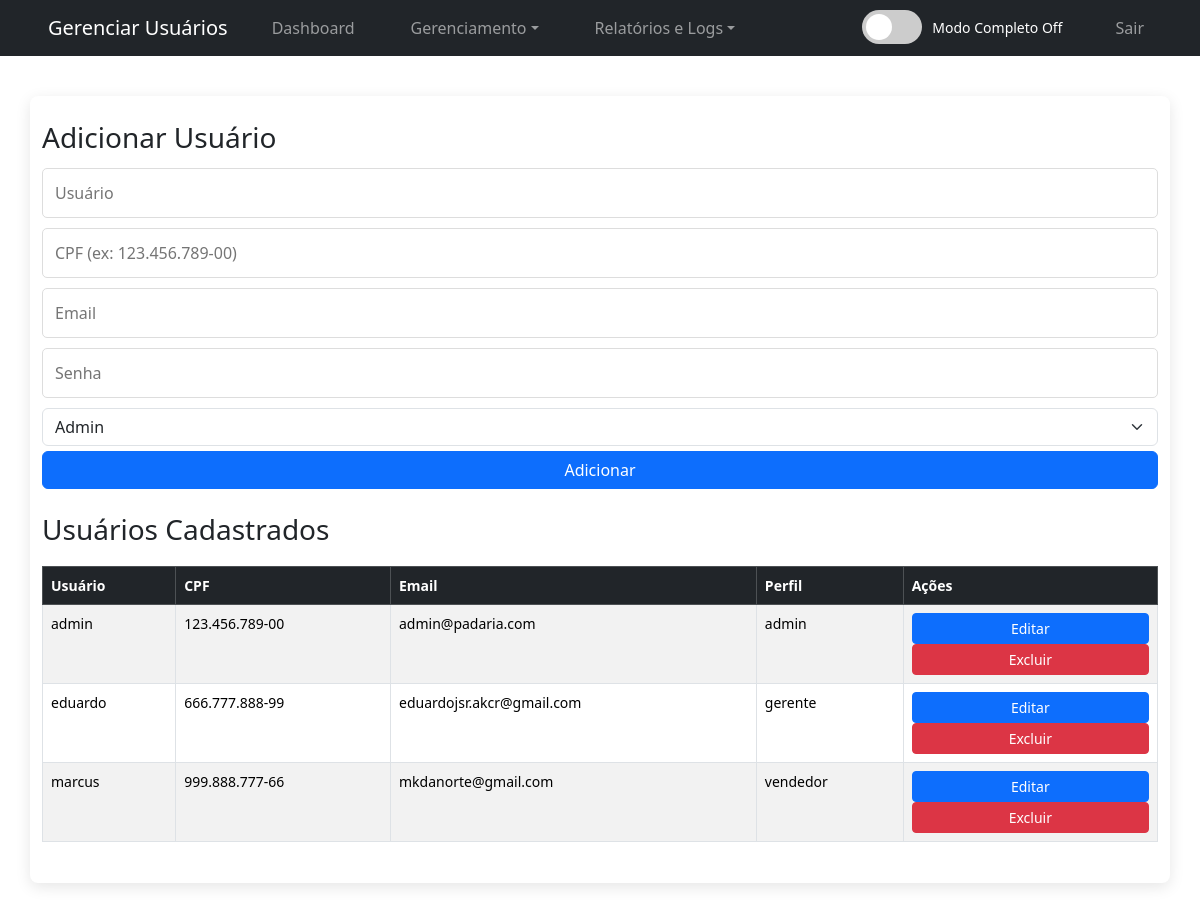
Page /gerenciar_usuarios.php (signed in) on the earlier database version.
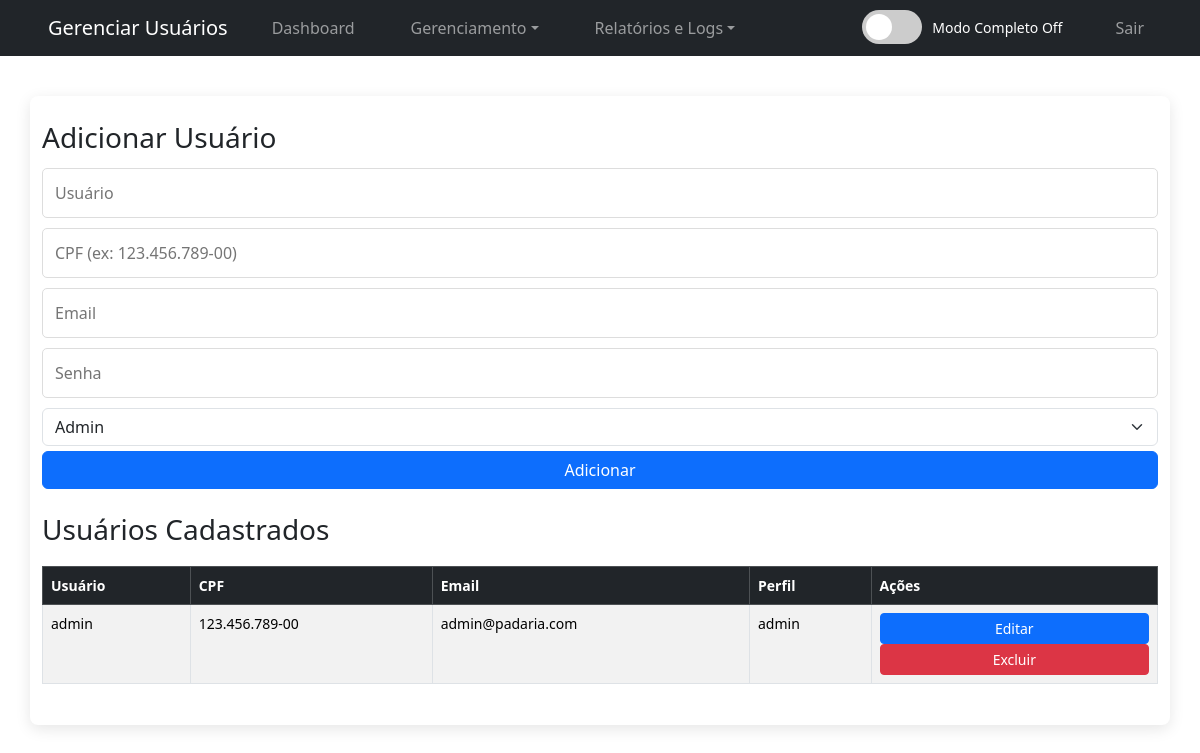
Same page on the later database version.
### tables this page shows
CREATE TABLE `usuarios` (
  `id` int(11) NOT NULL AUTO_INCREMENT,
  `usuario` varchar(50) NOT NULL,
  `cpf` varchar(14) DEFAULT NULL,
  `email` varchar(100) DEFAULT NULL,
  `perfil` enum('admin','gerente','vendedor') NOT NULL DEFAULT 'vendedor',
  `senha` varchar(255) NOT NULL,
  PRIMARY KEY (`id`),
  UNIQUE KEY `usuario` (`usuario`),
  UNIQUE KEY `cpf` (`cpf`),
  UNIQUE KEY `email` (`email`)
);

### gerenciar_usuarios.php (the view, shortened to what this page needs)
<?php
require_once 'conexao.php';
$usuarios = $conexao->query("SELECT id, usuario, cpf, email, perfil FROM usuarios")->fetch_all(MYSQLI_ASSOC);
?>
<!DOCTYPE html>
<html lang="pt-BR">
<head>
    <link rel="stylesheet" href="style.css">
    <link href="https://cdn.jsdelivr.net/npm/bootstrap@5.3.3/dist/css/bootstrap.min.css" rel="stylesheet">
</head>
<body>
    <?php include 'navbar.php'; ?>
    <div class="container container-custom">
        <h3>Adicionar Usuário</h3>
        <form action="gerenciar_usuarios.php" method="post" class="form-group-spacing">
            <input type="text" name="usuario" placeholder="Usuário" required>
            <input type="text" name="cpf" placeholder="CPF (ex: 123.456.789-00)" required oninput="formatarCPF(this)">
            <input type="email" name="email" placeholder="Email" required>
            <input type="password" name="senha" placeholder="Senha" required>
            <select name="perfil" required class="form-select">
                <option value="admin">Admin</option>
            </select>
            <button type="submit" name="adicionar" class="btn btn-primary">Adicionar</button>
        </form> <br>
        <h3>Usuários Cadastrados</h3>
        <?php if (empty($usuarios)): ?>
            <p>Nenhum usuário cadastrado.</p>
        <?php else: ?>
            <table class="table table-striped table-bordered">
                <thead class="table-dark">
                    <tr>
                        <th>Usuário</th>
                        <th>CPF</th>
                        <th>Email</th>
                        <th>Perfil</th>
                        <th>Ações</th>
                    </tr>
                </thead>
                <tbody>
                    <?php foreach ($usuarios as $usuario): ?>
                        <tr>
                            <td><?php echo htmlspecialchars($usuario['usuario']); ?></td>
                            <td><?php echo htmlspecialchars($usuario['cpf']); ?></td>
                            <td><?php echo htmlspecialchars($usuario['email']); ?></td>
                            <td><?php echo htmlspecialchars($usuario['perfil']); ?></td>
                            <td>
                                <button class="btn btn-primary btn-sm" onclick="abrirModalEditar(<?php echo $usuario['id']; ?>, '<?php echo $usuario['perfil']; ?>', '<?php echo htmlspecialchars($usuario['usuario']); ?>', '<?php echo htmlspecialchars($usuario['cpf']); ?>', '<?php echo htmlspecialchars($usuario['email']); ?>')">Editar</button>
                                <button class="btn btn-danger btn-sm" onclick="abrirModalExcluir(<?php echo $usuario['id']; ?>, '<?php echo $usuario['perfil']; ?>')">Excluir</button>
                            </td>
                        </tr>
                    <?php endforeach; ?>
                </tbody>
            </table>
        <?php endif; ?>
    </div>
</body>
</html>

Differences in the rows shown:
removed usuarios: usuario "eduardo", cpf "666.777.888-99", email "eduardojsr.akcr@gmail.com", perfil "gerente"
removed usuarios: usuario "marcus", cpf "999.888.777-66", email "mkdanorte@gmail.com", perfil "vendedor"
